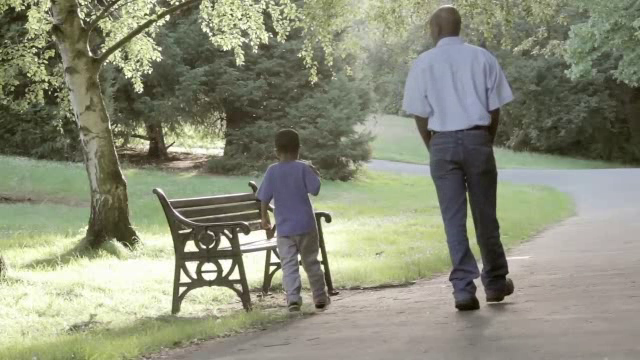
#> input picture frame 5 of output.mp4, 640 x 360 px, given in place of 2people.mp4, which was not available
$ jupyter execute detect.ipynb
#> lines starting #> are read from the running program, lines starting #| are printed output that depends on the picture; after the words box and inside, x2 and y2 are one past the last pixel; in counts of white or black regions, pixels touching at a corner belong together
[cell 1]
import cv2
import numpy as np

[cell 2]
c = cv2.CascadeClassifier('haarcascade_fullbody.xml')

[cell 3]
v = cv2.VideoCapture('2people.mp4')

[cell 4]
fourcc = cv2.VideoWriter_fourcc(*'XVID')
op = cv2.VideoWriter('output.mp4',fourcc, 10, (640,360))

[cell 5]
pos = []
def onMouse(event,x,y,flags,param):
    global pos
    if event == cv2.EVENT_LBUTTONDOWN:
        pos.append([x,y])

[cell 6]
while True:
    e,f = v.read()
#> f is the input picture: shape (360, 640, 3); mean B, G, R 121.2, 141.5, 138.7
    if e:
        f = cv2.resize(f,(640,360))
        gray = cv2.cvtColor(f,cv2.COLOR_BGR2GRAY)
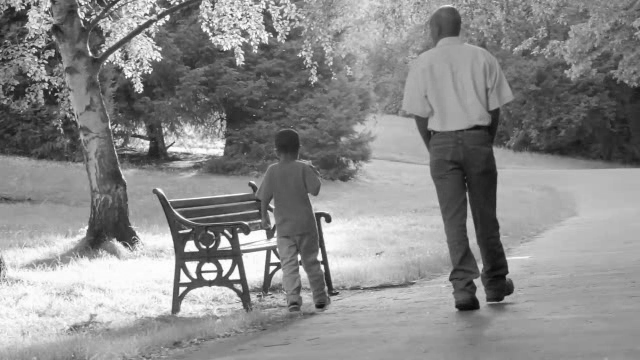
#> gray: shape (360, 640); min 6, max 255, mean 138.3
        d = c.detectMultiScale(gray)
#> d = ()
        key = cv2.waitKey(1)
#> (key q is pressed here)
        if key == ord('p'):  # pause frame till any other key is pressed
            cv2.namedWindow('frame')
            cv2.setMouseCallback('frame',onMouse)
            cv2.waitKey(-1)
        posarr = np.array(pos)
        posarr = posarr.reshape((-1,1,2))

        cv2.polylines(f,[posarr],False,(0,255,255),2)
        for (x,y,w,h) in d:
            cv2.rectangle(f,(x,y),(x+w,y+h),(0,255,0),2)
#> this loop made 0 passes
        cv2.imshow('frame',f)
        op.write(f)
        if key == ord('q'):  # quit all frames
            break
v.release()
op.release()
cv2.destroyAllWindows()


$ run again, starting later in the video
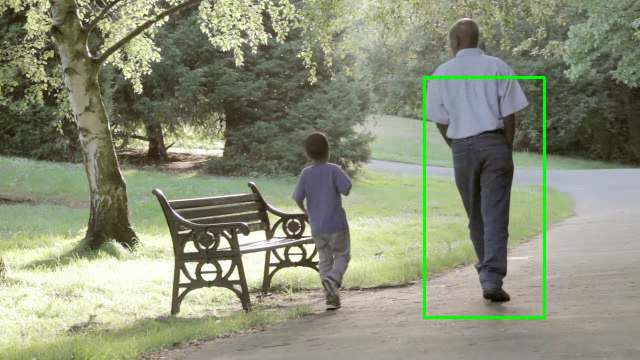
#> input picture frame 23 of output.mp4, 640 x 360 px, given in place of 2people.mp4, which was not available
#> f is the input picture: shape (360, 640, 3); mean B, G, R 120.3, 143.7, 138.7
#> `gray = cv2.cvtColor(f,cv2.COLOR_BGR2GRAY)`:
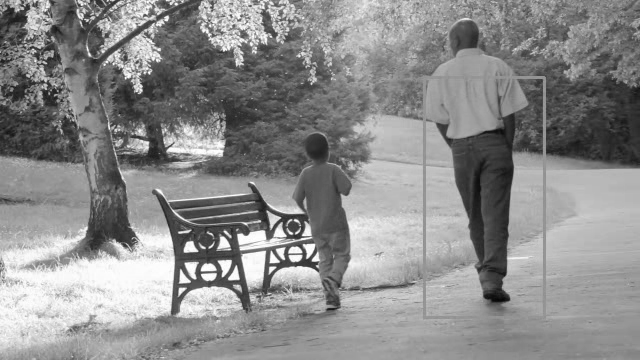
#> gray: shape (360, 640); min 5, max 255, mean 139.5
#> d = [[429, 93, 114, 227]]
#> the loop `for (x,y,w,h) in d:` made 1 pass
#> after the loop `for (x,y,w,h) in d:`:
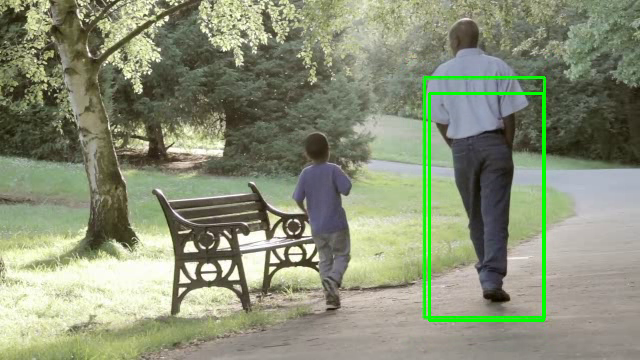
#> f: shape (360, 640, 3); 0.88% of pixels changed, all inside (x1, y1, x2, y2) = (428, 92, 545, 322)

$ run again, starting later in the video
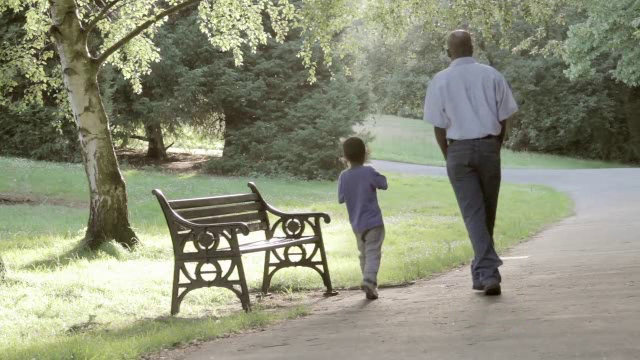
#> input picture frame 42 of output.mp4, 640 x 360 px, given in place of 2people.mp4, which was not available
#> f is the input picture: shape (360, 640, 3); mean B, G, R 121.2, 142.9, 140.4
#> `gray = cv2.cvtColor(f,cv2.COLOR_BGR2GRAY)`:
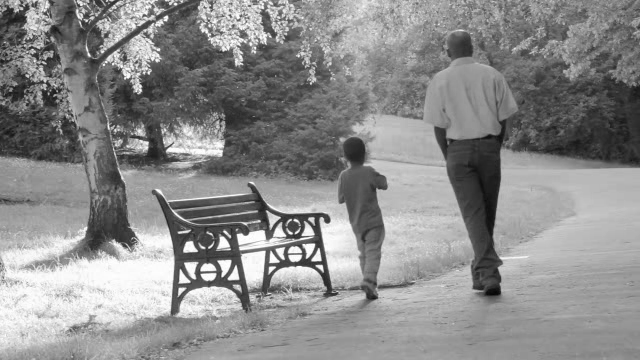
#> gray: shape (360, 640); min 5, max 255, mean 139.7
#> d = ()
